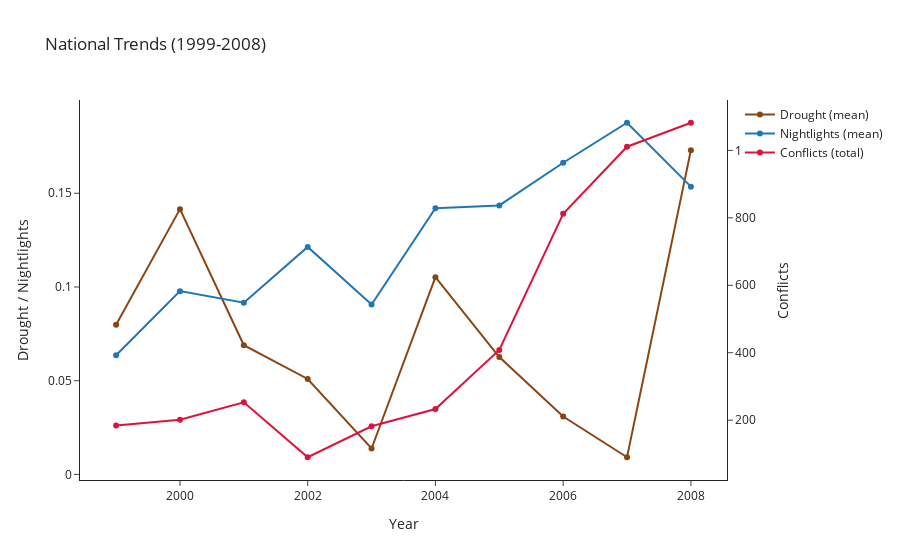

This figure's notebook cell:
### Markdown cell above
- National trends by year

### Code cell
fig = go.Figure()
fig.add_trace(go.Scatter(x=national['year'], y=national['droughtcrop_speibase'],
                         mode='lines+markers', name='Drought (mean)', line=dict(color='#8B4513')))
fig.add_trace(go.Scatter(x=national['year'], y=national['nlights_mean'],
                         mode='lines+markers', name='Nightlights (mean)', line=dict(color='#1F77B4')))
fig.add_trace(go.Scatter(x=national['year'], y=national['conflicts'],
                         mode='lines+markers', name='Conflicts (total)', line=dict(color='#DC143C'), yaxis='y2'))

fig.update_layout(
    title='National Trends (1999-2008)',
    xaxis_title='Year',
    yaxis=dict(title='Drought / Nightlights'),
    yaxis2=dict(title='Conflicts', overlaying='y', side='right'))
fig.show()

### Figure 1 — Plotly figure (JSON) as saved in the notebook; plotly's stock layout.template omitted (floating-point values rounded to 4 significant figures)
{"data": [{"line": {"color": "#8B4513"}, "mode": "lines+markers", "name": "Drought (mean)", "type": "scatter", "x": [1999, 2000, 2001, 2002, 2003, 2004, 2005, 2006, 2007, 2008], "y": [0.0798, 0.1415, 0.06893, 0.05093, 0.01384, 0.1052, 0.06262, 0.03089, 0.009162, 0.173]}, {"line": {"color": "#1F77B4"}, "mode": "lines+markers", "name": "Nightlights (mean)", "type": "scatter", "x": [1999, 2000, 2001, 2002, 2003, 2004, 2005, 2006, 2007, 2008], "y": [0.06354, 0.09779, 0.09159, 0.1214, 0.09063, 0.142, 0.1435, 0.1663, 0.1876, 0.1535]}, {"line": {"color": "#DC143C"}, "mode": "lines+markers", "name": "Conflicts (total)", "type": "scatter", "x": [1999, 2000, 2001, 2002, 2003, 2004, 2005, 2006, 2007, 2008], "y": [184, 201, 253, 90, 182, 233, 408, 812, 1011, 1082], "yaxis": "y2"}], "layout": {"autosize": true, "title": {"text": "National Trends (1999-2008)"}, "xaxis": {"autorange": true, "range": [1998.0, 2009.0], "title": {"text": "Year"}, "type": "linear"}, "yaxis": {"autorange": true, "range": [-0.005565, 0.2024], "title": {"text": "Drought / Nightlights"}, "type": "linear"}, "yaxis2": {"autorange": true, "overlaying": "y", "range": [8.136, 1164.0], "side": "right", "title": {"text": "Conflicts"}, "type": "linear"}}}
